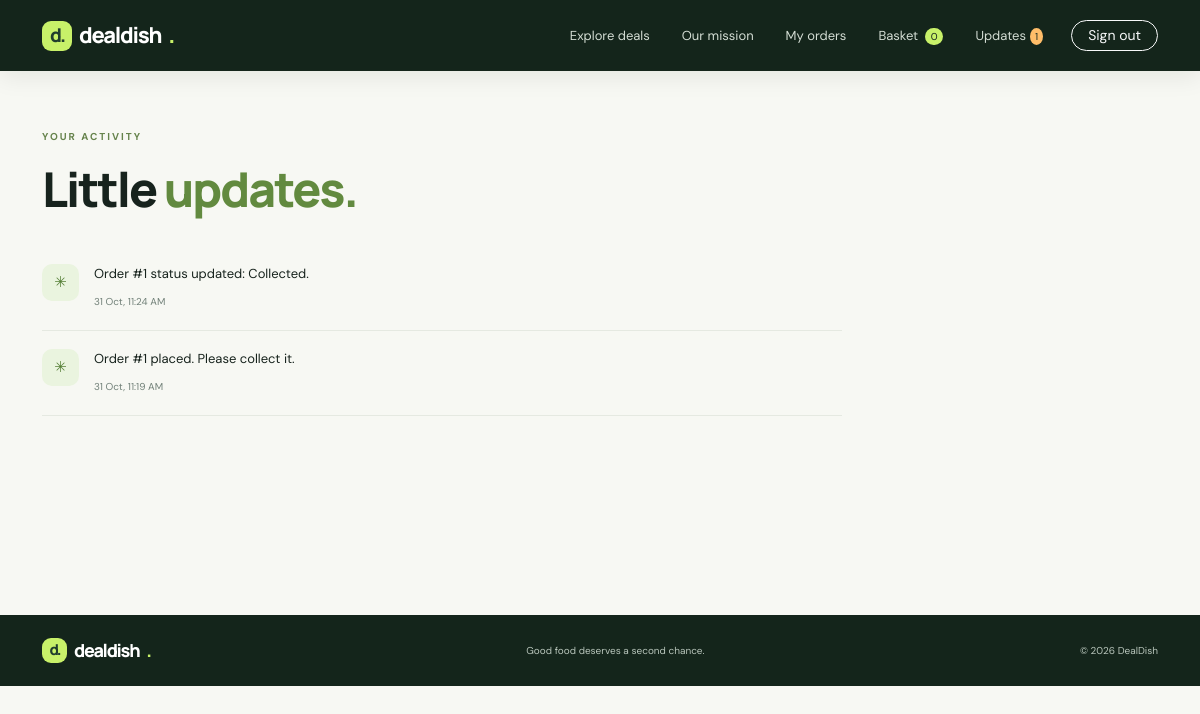
The app's page /notifications (signed in) with its own data.
### app.py (models this page shows)
class Notice(db.Model):
    id = db.Column(db.Integer, primary_key=True)
    user_id = db.Column(db.Integer, db.ForeignKey('user.id'), nullable=False)
    message = db.Column(db.String(300), nullable=False)
    read = db.Column(db.Boolean, default=False)
    created_at = db.Column(db.DateTime, default=datetime.utcnow)
    user = db.relationship('User', backref='notices')

### app.py (the view)
@app.route('/notifications')
@login_required
def notifications():
    notices=Notice.query.filter_by(user_id=current_user().id).order_by(Notice.created_at.desc()).all()
    for n in notices: n.read=True
    db.session.commit(); return render_template('notifications.html',notices=notices)

### app.py (called while the page is built)
def current_user():
    return db.session.get(User, session.get('user_id')) if session.get('user_id') else None

def login_required(fn):
    @wraps(fn)
    def wrapped(*args, **kwargs):
        if not current_user():
            flash('Please sign in to continue.', 'info')
            return redirect(url_for('login', next=request.path))
        return fn(*args, **kwargs)
    return wrapped

@app.context_processor
def inject_globals():
    user = current_user()
    return {'current_user': user, 'unread_count': Notice.query.filter_by(user_id=user.id, read=False).count() if user else 0, 'now': datetime.utcnow()}

@app.template_filter('dt')
def dt(value): return value.strftime('%d %b, %I:%M %p') if value else '—'

### templates/notifications.html
{% extends 'base.html' %}{% block title %}Updates · DealDish{% endblock %}{% block content %}<section class="container page-shell"><div class="eyebrow">YOUR ACTIVITY</div><h1 class="page-title">Little <em>updates.</em></h1><div class="notice-list">{% for n in notices %}<div class="notice-item"><span class="notice-symbol">✳</span><div><p>{{ n.message }}</p><small>{{ n.created_at|dt }}</small></div></div>{% else %}<div class="empty-state"><h3>All quiet for now</h3><p>Important order and account updates will show up here.</p></div>{% endfor %}</div></section>{% endblock %}

### static/style.css (style rules this page uses)
:root { --ink:#17231d;--muted:#718078;--lime:#c8f169;--lime-dark:#a9d94b;--forest:#203d2d;--paper:#f7f8f3;--line:#e5e9e1;--white:#fff;--orange:#ffbd69;--shadow:0 18px 50px rgba(24,45,31,.09) }
* { box-sizing:border-box }
html { scroll-behavior:smooth }
body { margin:0;background:var(--paper);color:var(--ink);font-family:'DM Sans',sans-serif;font-size:15px }
h1,h2,h3,h4,.navbar-brand { font-family:'Manrope',sans-serif;letter-spacing:-.045em }
.eyebrow { font-size:10px;letter-spacing:2px;font-weight:700;color:#66834c;margin-bottom:16px }
.hero h1 em,.section-head h2 em,.impact-band h2 em,.partner-cta h2 em,.page-title em,.auth-aside h1 em,.about-hero h1 em { font-style:normal;color:var(--lime) }
.page-shell { padding-top:58px;padding-bottom:90px;min-height:68vh }
.page-title { font-size:clamp(35px,4vw,48px);font-weight:800;letter-spacing:-2px;margin-bottom:8px }
.page-title em { color:#628a3f }
.notice-list { max-width:800px;margin-top:28px }
.notice-item { display:flex;gap:15px;padding:18px 0;border-bottom:1px solid var(--line) }
.notice-symbol { width:37px;height:37px;display:grid;place-items:center;border-radius:10px;background:#eaf4df;color:#547e35 }
.notice-item p { font-size:13px;margin:0 0 6px }
.notice-item small { font-size:10px;color:var(--muted) }

### records on screen
Notice: message "Order #1 status updated: Collected.", created_at|dt "31 Oct, 11:24 AM"
Notice: message "Order #1 placed. Please collect it.", created_at|dt "31 Oct, 11:19 AM"

### other values on screen
{{ session.get('cart',{})|length }} "0"
{{ unread_count }} "1"
